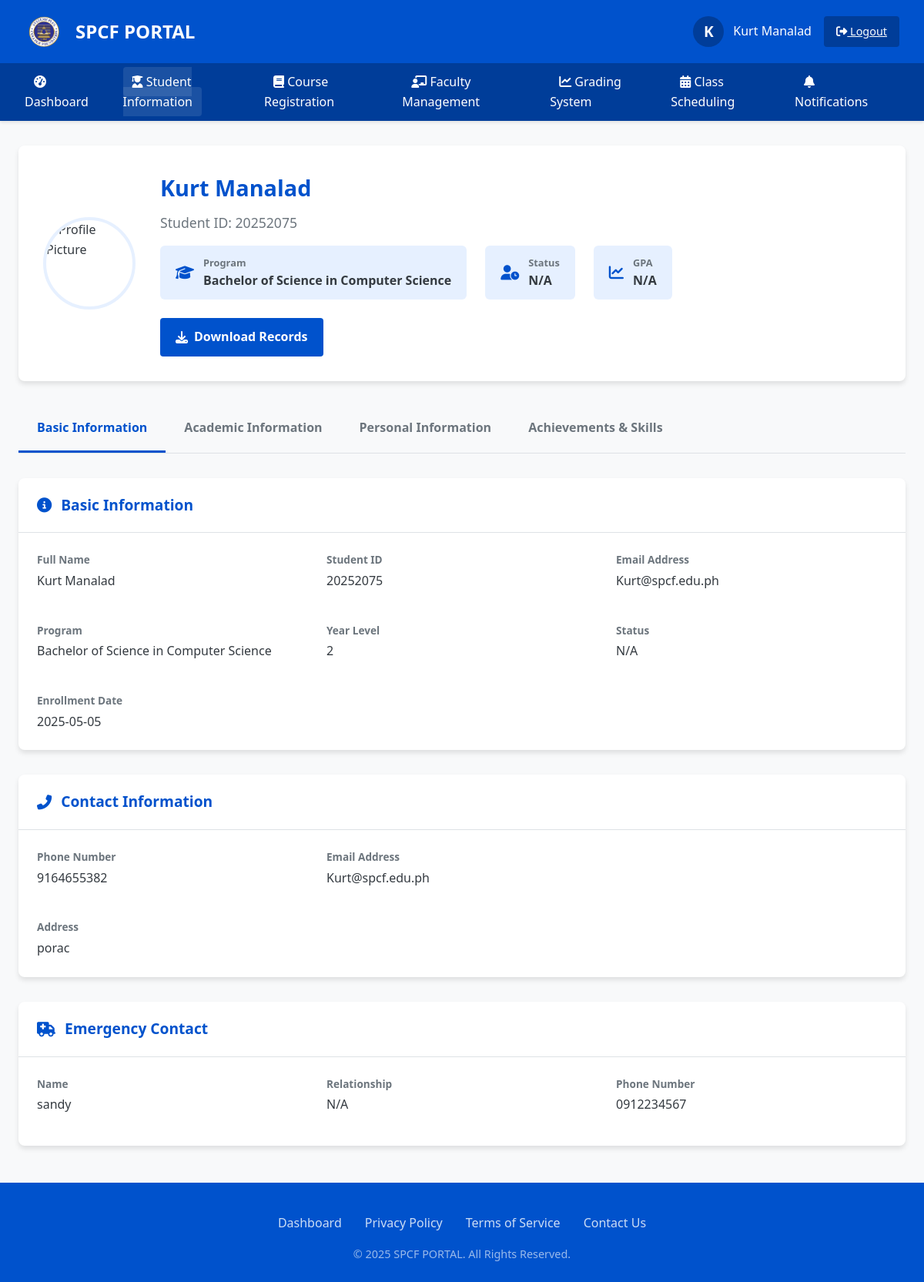
Screenshot of /student_info.php (signed in) with the database file from the repository.
### tables this page shows
CREATE TABLE `students` (
  `student_id` int(11) NOT NULL,
  `student_number` varchar(20) NOT NULL,
  `name` varchar(100) NOT NULL,
  `email` varchar(100) NOT NULL,
  `password` varchar(100) NOT NULL,
  `program` varchar(50) NOT NULL,
  `year_level` int(11) NOT NULL,
  `date_of_birth` date DEFAULT NULL,
  `gender` enum('Male','Female','Other') DEFAULT NULL,
  `contact_number` varchar(20) DEFAULT NULL,
  `address` text DEFAULT NULL,
  `emergency_contact_name` varchar(100) DEFAULT NULL,
  `emergency_contact_number` varchar(20) DEFAULT NULL,
  `enrollment_date` date DEFAULT NULL,
  `is_active` tinyint(1) DEFAULT 1,
  `email_verified` tinyint(1) DEFAULT 0,
  `verification_token` varchar(100) DEFAULT NULL,
  `reset_token` varchar(100) DEFAULT NULL,
  `reset_token_expires` datetime DEFAULT NULL,
  `last_login` datetime DEFAULT NULL,
  `created_at` datetime NOT NULL DEFAULT current_timestamp(),
  `updated_at` datetime DEFAULT NULL ON UPDATE current_timestamp(),
  `class` varchar(50) DEFAULT NULL
);

### student_info.php (the view, shortened to what the rows shown need)
<?php
$conn = new mysqli("localhost", "root", "", "spcf_portal");
$user_role = $_SESSION['user_role'] ?? 'student';
$user_id = $_SESSION['user_id'];
$student_info = [
    'name' => '',
    'student_number' => '',
    'student_id' => '',
    'email' => '',
    'program' => '',
    'year_level' => '',
    'status' => '',
    'gpa' => '',
    'enrollment_date' => '',
    'contact_number' => '',
    'address' => '',
    'emergency_contact_name' => '',
    'emergency_contact_relationship' => '',
    'emergency_contact_number' => '',
    'date_of_birth' => '',
    'gender' => '',
    'family_members' => '',
    'work_experience' => '',
    'achievements' => '',
    'skills' => '',
    'high_school' => '',
    'college' => '',
    'profile_picture' => 'default_profile.jpg',
    'programs' => ['BSIT', 'BSCS', 'BSCE', 'BSBA', 'BSA', 'BEED', 'BSED']
];
$students = [];
$is_admin_or_faculty = in_array($user_role, ['admin', 'faculty']);
if ($user_role === 'student') {
    $student_number = $_SESSION['student_number'] ?? null;
    if ($student_number) {
        $stmt = $conn->prepare("SELECT * FROM students WHERE student_number = ?");
        $stmt->bind_param("s", $student_number);
    } else {
        $stmt = $conn->prepare("SELECT * FROM students WHERE student_id = ?");
        $stmt->bind_param("i", $user_id);
    }
    $stmt->execute();
    $result = $stmt->get_result();
    if ($result && $result->num_rows > 0) {
        $student_info = $result->fetch_assoc();
    } else {
        $error_message = "Unable to find student information. Please contact the administrator.";
    }
}
?>
<!DOCTYPE html>
<html lang="en">
<head>
    <link rel="stylesheet" href="https://cdnjs.cloudflare.com/ajax/libs/font-awesome/6.4.0/css/all.min.css">
</head>
<body>
    <header class="header">
        <div class="navbar">
            <div class="logo">
                <h1>SPCF PORTAL</h1>
            </div>
        </div>
    </header>
    <div class="container">
        <?php if ($is_admin_or_faculty && empty($_GET['student_id'])): ?>
            <div class="info-section" style="margin-bottom: 1.5rem;">
                <div class="section-header">
                    <h3 class="section-title"><i class="fas fa-filter"></i> Filter Students</h3>
                </div>
                <div class="section-content">
                    <form method="GET" style="display: flex; gap: 1rem; align-items: center;">
                        <div style="flex: 1;">
                            <label for="class_filter" class="form-label">Class</label>
                            <select id="class_filter" name="class" class="form-control">
                                <option value="">All Classes</option>
                                <option value="Class A" <?php echo isset($_GET['class']) && $_GET['class'] === 'Class A' ? 'selected' : ''; ?>>Class A</option>
                                <option value="Class B" <?php echo isset($_GET['class']) && $_GET['class'] === 'Class B' ? 'selected' : ''; ?>>Class B</option>
                                <option value="Class C" <?php echo isset($_GET['class']) && $_GET['class'] === 'Class C' ? 'selected' : ''; ?>>Class C</option>
                                <option value="Class D" <?php echo isset($_GET['class']) && $_GET['class'] === 'Class D' ? 'selected' : ''; ?>>Class D</option>
                            </select>
                        </div>
                        <div style="align-self: flex-end;">
                            <button type="submit" class="action-button primary-button">
                                <i class="fas fa-filter button-icon"></i> Apply Filter
                            </button>
                        </div>
                    </form>
                </div>
            </div>
            <div class="info-section">
                <div class="section-header">
                    <h3 class="section-title"><i class="fas fa-users"></i> Student List</h3>
                    <a href="add_student.php" class="action-button primary-button" style="font-size: 0.85rem; padding: 0.5rem 0.75rem;">
                        <i class="fas fa-user-plus button-icon"></i> Add Student
                    </a>
                </div>
                <div class="section-content">
                    <?php if (empty($students)): ?>
                        <div style="text-align: center; padding: 2rem 0;">
                            <i class="fas fa-user-graduate" style="font-size: 3rem; color: var(--light-text); margin-bottom: 1rem;"></i>
                            <p>No students found. <?php echo isset($_GET['class']) ? 'Try a different class filter or add a new student.' : 'Add a new student to get started.'; ?></p>
                        </div>
                    <?php else: ?>
                        <table class="student-table">
                            <thead>
                                <tr>
                                    <th>Student ID</th>
                                    <th>Name</th>
                                    <th>Program</th>
                                    <th>Year Level</th>
                                    <th>Class</th>
                                    <th>Actions</th>
                                </tr>
                            </thead>
                            <tbody>
                                <?php foreach ($students as $student): ?>
                                <tr>
                                    <td><?php echo htmlspecialchars($student['student_number']); ?></td>
                                    <td><?php echo htmlspecialchars($student['name']); ?></td>
                                    <td><?php echo htmlspecialchars($student['program']); ?></td>
                                    <td><?php echo htmlspecialchars($student['year_level']); ?></td>
                                    <td><?php echo htmlspecialchars($student['class'] ?? 'N/A'); ?></td>
                                    <td>
                                        <a href="student_info.php?student_id=<?php echo htmlspecialchars($student['student_number']); ?>" class="view-button">
                                            <i class="fas fa-eye"></i> View
                                        </a>
                                    </td>
                                </tr>
                                <?php endforeach; ?>
                            </tbody>
                        </table>
                    <?php endif; ?>
                </div>
            </div>
        <?php elseif ($is_admin_or_faculty && isset($_GET['student_id']) || $user_role === 'student'): ?>
            <div class="profile-header">
                <img src="<?php echo htmlspecialchars($student_info['profile_picture'] ?? 'default-profile.jpg'); ?>" alt="Profile Picture" class="profile-picture">
                <div class="profile-info">
                    <h2 class="profile-name"><?php echo htmlspecialchars($student_info['name'] ?? 'Student Name'); ?></h2>
                    <p class="profile-subtitle">Student ID: <?php echo htmlspecialchars($student_info['student_number'] ?? 'N/A'); ?></p>
                    <div class="profile-stats">
                        <div class="stat-item">
                            <div class="stat-icon"><i class="fas fa-graduation-cap"></i></div>
                            <div class="stat-info">
                                <h4>Program</h4>
                                <p><?php echo htmlspecialchars($student_info['program'] ?? 'N/A'); ?></p>
                            </div>
                        </div>
                        <div class="stat-item">
                            <div class="stat-icon"><i class="fas fa-user-clock"></i></div>
                            <div class="stat-info">
                                <h4>Status</h4>
                                <p><?php echo htmlspecialchars($student_info['status'] ?? 'N/A'); ?></p>
                            </div>
                        </div>
                        <div class="stat-item">
                            <div class="stat-icon"><i class="fas fa-chart-line"></i></div>
                            <div class="stat-info">
                                <h4>GPA</h4>
                                <p><?php echo htmlspecialchars($student_info['gpa'] ?? 'N/A'); ?></p>
                            </div>
                        </div>
                    </div>
                    <div class="profile-actions">
                        <a href="#" class="action-button primary-button">
                            <i class="fas fa-download button-icon"></i> Download Records
                        </a>
                    </div>
                </div>
            </div>
            <div class="profile-tabs">
                <div class="tab active" data-tab="basic-info">Basic Information</div>
                <div class="tab" data-tab="academic">Academic Information</div>
                <div class="tab" data-tab="personal">Personal Information</div>
                <div class="tab" data-tab="achievements">Achievements & Skills</div>
            </div>
            <div id="basic-info" class="tab-content active">
                <div class="info-section">
                    <div class="section-header">
                        <h3 class="section-title"><i class="fas fa-info-circle"></i> Basic Information</h3>
                    </div>
                    <div class="section-content" id="basic-info-content">
                        <div class="info-grid">
                            <div class="info-item">
                                <div class="info-label">Full Name</div>
                                <div class="info-value"><?php echo htmlspecialchars($student_info['name'] ?? 'N/A'); ?></div>
                            </div>
                            <div class="info-item">
                                <div class="info-label">Student ID</div>
                                <div class="info-value"><?php echo htmlspecialchars($student_info['student_number'] ?? 'N/A'); ?></div>
                            </div>
                            <div class="info-item">
                                <div class="info-label">Email Address</div>
                                <div class="info-value"><?php echo htmlspecialchars($student_info['email'] ?? 'N/A'); ?></div>
                            </div>
                            <div class="info-item">
                                <div class="info-label">Program</div>
                                <div class="info-value"><?php echo htmlspecialchars($student_info['program'] ?? 'N/A'); ?></div>
                            </div>
                            <div class="info-item">
                                <div class="info-label">Year Level</div>
                                <div class="info-value"><?php echo htmlspecialchars($student_info['year_level'] ?? 'N/A'); ?></div>
                            </div>
                            <div class="info-item">
                                <div class="info-label">Status</div>
                                <div class="info-value"><?php echo htmlspecialchars($student_info['status'] ?? 'N/A'); ?></div>
                            </div>
                            <div class="info-item">
                                <div class="info-label">Enrollment Date</div>
                                <div class="info-value"><?php echo htmlspecialchars($student_info['enrollment_date'] ?? 'N/A'); ?></div>
                            </div>
                        </div>
                    </div>
                </div>
                <div class="info-section">
                    <div class="section-header">
                        <h3 class="section-title"><i class="fas fa-phone-alt"></i> Contact Information</h3>
                    </div>
                    <div class="section-content">
                        <div class="info-grid">
                            <div class="info-item">
                                <div class="info-label">Phone Number</div>
                                <div class="info-value"><?php echo htmlspecialchars($student_info['contact_number'] ?? 'N/A'); ?></div>
                            </div>
                            <div class="info-item">
                                <div class="info-label">Email Address</div>
                                <div class="info-value"><?php echo htmlspecialchars($student_info['email'] ?? 'N/A'); ?></div>
                            </div>
                            <div class="info-item full-width">
                                <div class="info-label">Address</div>
                                <div class="info-value"><?php echo htmlspecialchars($student_info['address'] ?? 'N/A'); ?></div>
                            </div>
                        </div>
                    </div>
                </div>
                <div class="info-section">
                    <div class="section-header">
                        <h3 class="section-title"><i class="fas fa-ambulance"></i> Emergency Contact</h3>
                    </div>
                    <div class="section-content">
                        <div class="info-grid">
                            <div class="info-item">
                                <div class="info-label">Name</div>
                                <div class="info-value"><?php echo htmlspecialchars($student_info['emergency_contact_name'] ?? 'N/A'); ?></div>
                            </div>
                            <div class="info-item">
                                <div class="info-label">Relationship</div>
                                <div class="info-value"><?php echo htmlspecialchars($student_info['emergency_contact_relationship'] ?? 'N/A'); ?></div>
                            </div>
                            <div class="info-item">
                                <div class="info-label">Phone Number</div>
                                <div class="info-value"><?php echo htmlspecialchars($student_info['emergency_contact_number'] ?? 'N/A'); ?></div>
                            </div>
                        </div>
                    </div>
                </div>
            </div>
        <?php endif; ?>
    </div>
</body>
</html>

### rows the page displays
students: name "Kurt Manalad", student_number "20252075", program "Bachelor of Science in Computer Science", email "Kurt@spcf.edu.ph", year_level "2", enrollment_date "2025-05-05", contact_number "9164655382", address "porac", emergency_contact_name "sandy", emergency_contact_number "0912234567"

### other values shown
substr($_SESSION['user_name'] ?? 'U', 0, 1) "K"
$_SESSION['user_name'] "Kurt Manalad"
$student_info['status'] "N/A"
$student_info['gpa'] "N/A"
$student_info['emergency_contact_relationship'] "N/A"
